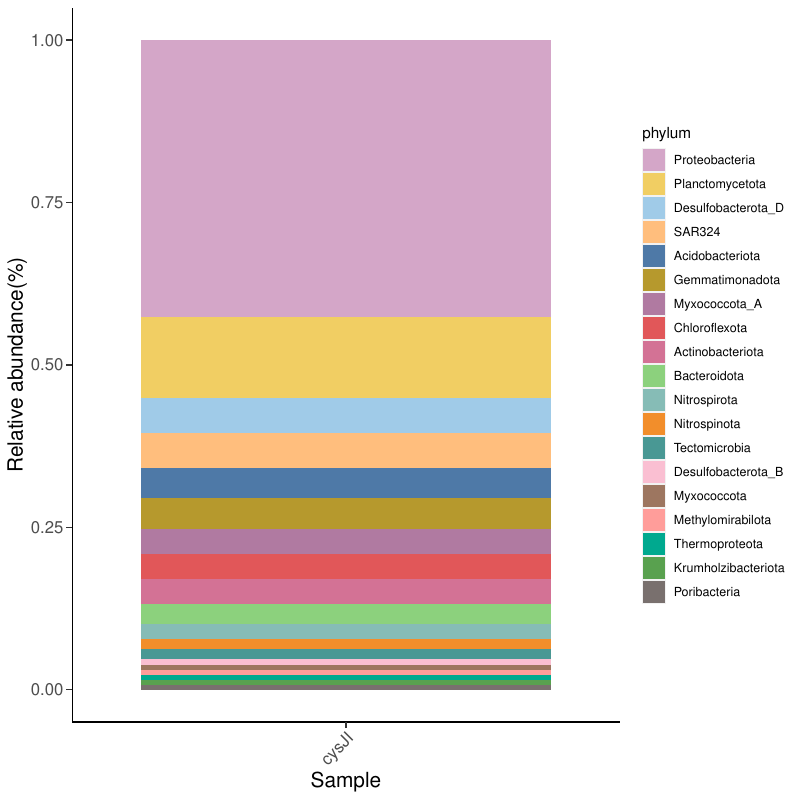

This figure's R source:
library(ggplot2)
data <- read.csv("cysJI.csv", header = T, check.names = F)
data$phylum <- factor(data$phylum,levels = c("Proteobacteria","Planctomycetota","Desulfobacterota_D","SAR324","Acidobacteriota","Gemmatimonadota","Myxococcota_A","Chloroflexota","Actinobacteriota","Bacteroidota","Nitrospirota","Nitrospinota","Tectomicrobia","Desulfobacterota_B","Myxococcota","Methylomirabilota","Thermoproteota","Krumholzibacteriota","Poribacteria"))
mycol <- c("#d4a6c8","#f1ce63","#a0cbe8","#ffbe7d","#4e79a7","#b6992d","#b07aa1","#e15759","#d37295","#8cd17d","#86bcb6","#f28e2b","#499894","#fabfd2","#9d7660","#ff9d9a","#00a98f","#59a14f","#79706e")
p <- ggplot(data, aes(x=gene, y=num, fill=phylum)) + geom_bar(stat = "identity",position ="fill") + scale_fill_manual(values=mycol) + labs(x = "Sample" , y = "Relative abundance(%)") + theme(axis.title=element_text(size=15),axis.text.x = element_text(angle=45, hjust = 1, vjust = 1 ,size = 12),axis.text.y = element_text(size = 12),axis.ticks.length=unit(0.15,"cm") ,panel.background = element_blank(),axis.line = element_line(color = "black"))
ggsave("cysJI.pdf",p,width = 8,height = 8)